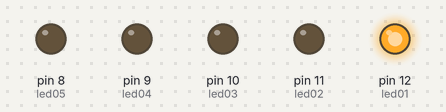
This sketch was run on a simulated Arduino Uno, built with avr-gcc and run on an emulated ATmega328P. Shown: output pins drawn as LEDs (lit = HIGH).

Above: at 0.05 s.
At 0.25 s:
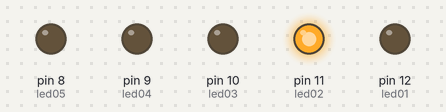
At 0.65 s:
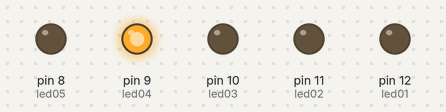
At 0.75 s:
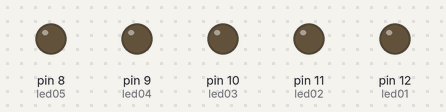
At 1.45 s:
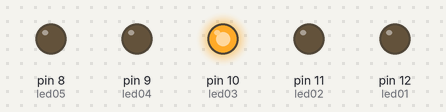
At 2.85 s:
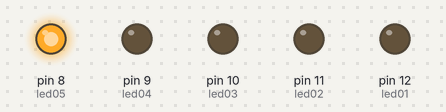
Timing chart, 0 to 3.1 s (numbered marks = the images above):
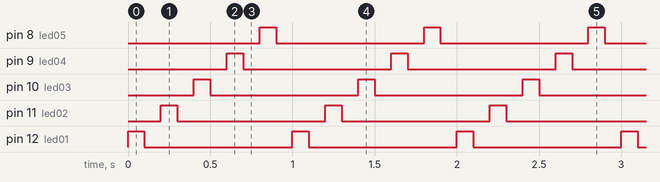

The sketch:

Blink.ino
```cpp
int led01=12, led02=11, led03=10, led04=9, led05=8, tiempo=100;
void setup()
{
  pinMode(led01, OUTPUT);
  pinMode(led02, OUTPUT);
  pinMode(led03, OUTPUT);
  pinMode(led04, OUTPUT);
  pinMode(led05, OUTPUT);
}

void loop()
{
  digitalWrite(led01, 1);//HIGH
  delay(tiempo);
  digitalWrite(led01, 0);//LOW
  delay(tiempo);

  digitalWrite(led02, HIGH);
  delay(tiempo);
  digitalWrite(led02, LOW);
  delay(tiempo);

  digitalWrite(led03, HIGH);
  delay(tiempo);
  digitalWrite(led03, LOW);
  delay(tiempo);

  digitalWrite(led04, HIGH);
  delay(tiempo);
  digitalWrite(led04, LOW);
  delay(tiempo);

  digitalWrite(led05, HIGH);
  delay(tiempo);
  digitalWrite(led05, LOW);
  delay(tiempo);
}
```

Measured:
- by itself, pin 8 (led05), pin 9 (led04), pin 10 (led03), pin 11 (led02), pin 12 (led01): alternates HIGH for 0.10 s and LOW for 0.90 s
- by itself, everything shown: repeats every 1.0 s, in 10 steps
